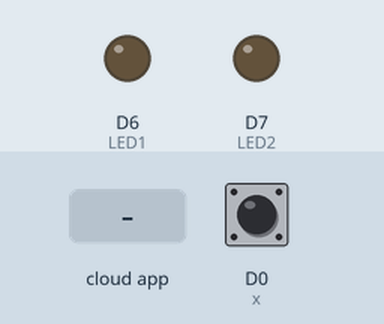
Recording of a sketch running on a simulated ESP8266 (NodeMCU). Shown: output pins drawn as LEDs (lit = HIGH). The test bench sets the inputs (shaded band); at power-on: D0 (x) HIGH. WiFi joins after 1.5 s; servers stay silent unless stated; no MQTT or app messages arrive unless stated; what the sketch prints to the serial monitor is not drawn.

Above: at 2.7 s.
2.8 s: the phone or cloud app sets L1 to 1
At 3.6 s:
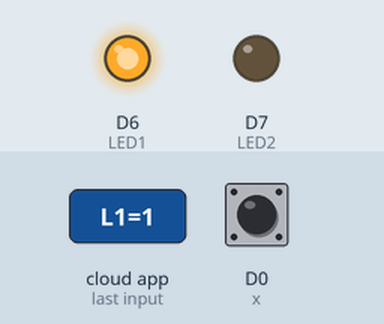
4.3 s: the phone or cloud app sets L2 to 1
At 5.5 s:
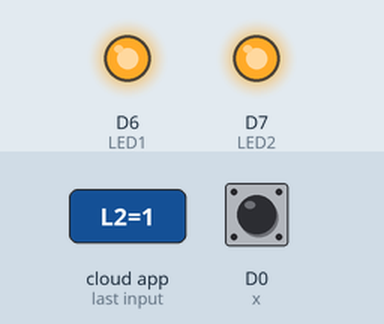
5.8 s: the phone or cloud app sets L1 to 0
At 6.7 s:
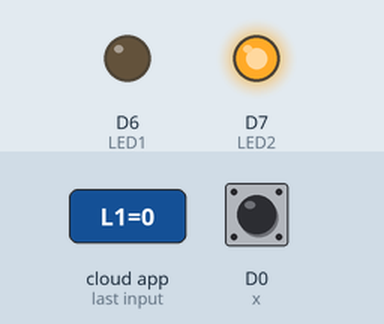
12.3 s: the phone or cloud app sets L2 to 0
At 13.0 s:
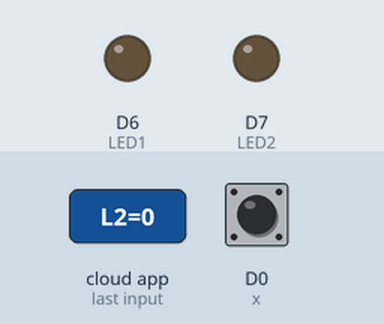
Timing chart, 0 to 15.3 s (numbered marks = the images above; inputs shaded):
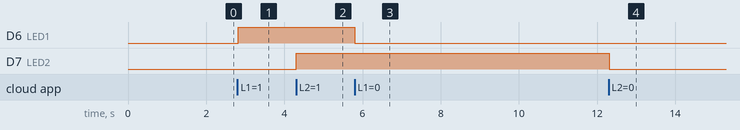

Measured:
- after the input at 2.8 s, D6 (LED1): LOW → HIGH at once
- after the input at 4.3 s, D7 (LED2): LOW → HIGH at once
- after the input at 5.8 s, D6 (LED1): HIGH → LOW at once
- after the input at 12.3 s, D7 (LED2): HIGH → LOW at once

The sketch:

homeautomation_hall_sensor.ino
```cpp
int b=0;
int a=0;
#include <ESP8266WiFi.h>
#include "Adafruit_MQTT.h"
#include "Adafruit_MQTT_Client.h"

#define LED1 D6
#define LED2 D7

/************************* WiFi Access Point *********************************/

#define WLAN_SSID       "zukz2"
#define WLAN_PASS       "qwertyuio"

/************************* Adafruit.io Setup *********************************/

#define AIO_SERVER      "io.adafruit.com"
#define AIO_SERVERPORT  1883                   // use 8883 for SSL
#define AIO_USERNAME    "venkey4"
#define AIO_KEY         "ffc03238861748439567fc5e33c39e54"

/************ Global State (you don't need to change this!) ******************/

// Create an ESP8266 WiFiClient class to connect to the MQTT server.
WiFiClient client;
// or... use WiFiFlientSecure for SSL
//WiFiClientSecure client;

// Setup the MQTT client class by passing in the WiFi client and MQTT server and login details.
Adafruit_MQTT_Client mqtt(&client, AIO_SERVER, AIO_SERVERPORT, AIO_USERNAME, AIO_KEY);

/****************************** Feeds ***************************************/

// Setup a feed called 'photocell' for publishing.
// Notice MQTT paths for AIO follow the form: <username>/feeds/<feedname>
Adafruit_MQTT_Publish photocell = Adafruit_MQTT_Publish(&mqtt, AIO_USERNAME "/feeds/photocell");
Adafruit_MQTT_Publish photocell0 = Adafruit_MQTT_Publish(&mqtt, AIO_USERNAME "/feeds/photocell0");

// Setup a feed called 'onoff' for subscribing to changes.
Adafruit_MQTT_Subscribe light1 = Adafruit_MQTT_Subscribe(&mqtt, AIO_USERNAME "/feeds/L1");
Adafruit_MQTT_Subscribe light2 = Adafruit_MQTT_Subscribe(&mqtt, AIO_USERNAME "/feeds/L2");

/*************************** Sketch Code ************************************/

// Bug workaround for Arduino 1.6.6, it seems to need a function declaration
// for some reason (only affects ESP8266, likely an arduino-builder bug).
void MQTT_connect();

void setup() {
  Serial.begin(115200);
  delay(10);

  pinMode(LED1,OUTPUT);
  pinMode(LED2,OUTPUT);

  // Connect to WiFi access point.
  Serial.println(); Serial.println();
  Serial.print("Connecting to ");
  Serial.println(WLAN_SSID);

  WiFi.begin(WLAN_SSID, WLAN_PASS);
  while (WiFi.status() != WL_CONNECTED) {
    delay(500);
    Serial.print(".");
  }
  Serial.println();

  Serial.println("WiFi connected");
  Serial.println("IP address: "); Serial.println(WiFi.localIP());

  // Setup MQTT subscription for onoff feed.
  mqtt.subscribe(&light1);
  mqtt.subscribe(&light2);
}

uint32_t x=D0;

void loop() {
  // Ensure the connection to the MQTT server is alive (this will make the first
  // connection and automatically reconnect when disconnected).  See the MQTT_connect
  // function definition further below.
  MQTT_connect();

  // this is our 'wait for incoming subscription packets' busy subloop
  // try to spend your time here

  Adafruit_MQTT_Subscribe *subscription;
  while ((subscription = mqtt.readSubscription(2500))) {
    if (subscription == &light1) {
      Serial.print(F("Got: "));
      Serial.println((char *)light1.lastread);
      int light1_state=atoi((char *)light1.lastread);
      digitalWrite(LED1,light1_state);
    }
    if (subscription == &light2) {
      Serial.print(F("Got: "));
      Serial.println((char *)light2.lastread);
      int light2_state=atoi((char *)light2.lastread);
      digitalWrite(LED2,light2_state);
    }
  }

  // Now we can publish stuff!

  if(digitalRead(x)==0){
    a++;delay(0);
    Serial.println(F("\nNumber of bottle"));
    Serial.println(a);
    if(a==5){
      b++;
      Serial.print(F("\nNumber of boxes="));
      Serial.println(b);
      a = 0;}
  }
  else{
    Serial.println("Bottle missing");
  }

  //Serial.print(b);
 // Serial.print("...");
  if (photocell.publish(b)) {
   //Serial.println(F("fILLED!"));
  } else {
   Serial.println(F("Failed"));
  }

  // ping the server to keep the mqtt connection alive
  // NOT required if you are publishing once every KEEPALIVE seconds
  /*
  if(! mqtt.ping()) {
    mqtt.disconnect();
  }
  */
}

// Function to connect and reconnect as necessary to the MQTT server.
// Should be called in the loop function and it will take care if connecting.
void MQTT_connect() {
  int8_t ret;

  // Stop if already connected.
  if (mqtt.connected()) {
    return;
  }

  Serial.print("Connecting to MQTT... ");

  uint8_t retries = 3;
  while ((ret = mqtt.connect()) != 0) { // connect will return 0 for connected
       Serial.println(mqtt.connectErrorString(ret));
       Serial.println("Retrying MQTT connection in 5 seconds...");
       mqtt.disconnect();
       delay(5000);  // wait 5 seconds
       retries--;
       if (retries == 0) {
         // basically die and wait for WDT to reset me
         while (1);
       }
  }
  Serial.println("MQTT Connected!");
}
```
